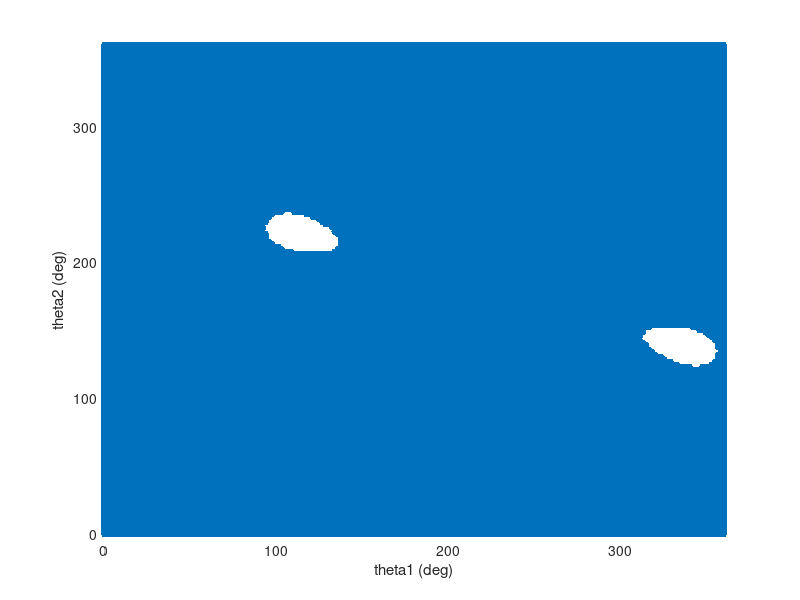
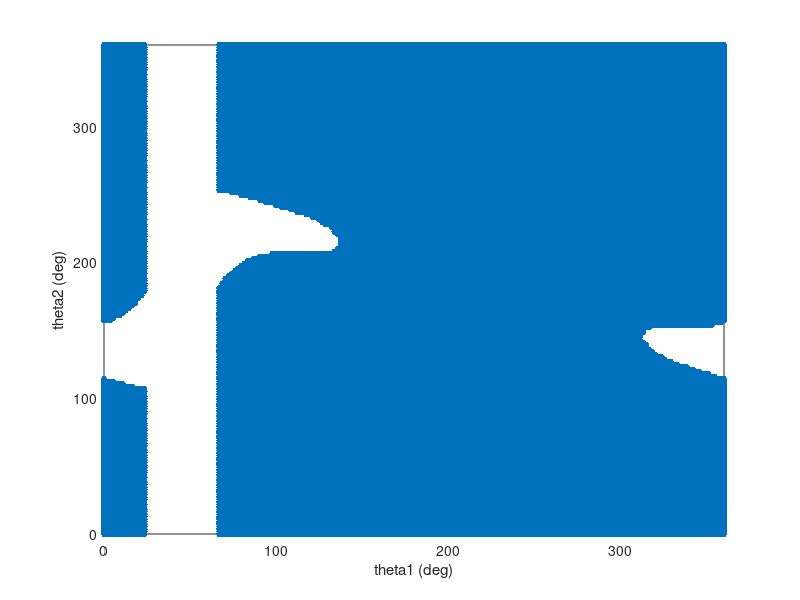

Here is the MATLAB script that generated these plots, in order:
clc;
clear;

l1 = 2;
l2 = 2;
po = 1/2*[2;2];
r = 1/2;

steps = 200;
theta1s = linspace(0, 2*pi, steps);
theta2s = linspace(0, 2*pi, steps);
valid_tips = [];

for i = 1:steps
    for j = 1:steps
        th1 = theta1s(i);
        th2 = theta2s(j);
        tip = [cos(th1)*l1+cos(th1+th2)*l2-po(1);
               sin(th1)*l1+sin(th1+th2)*l2-po(2)];
        if (r - norm(tip) <= 0 )
            valid_tips = [ valid_tips , [th1;th2]];
        end
    end
end
%valid_tips= valid_tips';
figure;
title('problem3 (a)');
valid_tips = rad2deg(valid_tips);
plot(valid_tips(1,:), valid_tips(2,:), '.', 'MarkerSize', 14);
xlabel('theta1 (deg)'); ylabel('theta2 (deg)');
xlim([0, 360]); ylim([0, 360]);
valid_tips = [];
valid_map = zeros(steps,steps);

for i = 1:steps
    for j = 1:steps
        th1 = theta1s(i);
        th2 = theta2s(j);

        d1 = [cos(th1);sin(th1)];
        s1 = min(max(0,po'*d1),l1);
        c1 = s1*d1;

        A2 = l1*d1;
        B2 = [cos(th1)*l1+cos(th1+th2)*l2;
               sin(th1)*l1+sin(th1+th2)*l2];
        d2 = [cos(th1+th2);sin(th1+th2)];
        s2 = (po-A2)'*d2;
        s2 = min(max(0,s2),l2);
        c2 = A2+s2*d2;
        if ( norm(c1-po) >= r && norm(c2-po) >= r)
            valid_tips = [ valid_tips , [th1;th2]];
        end
    end
end
%valid_tips= valid_tips';
figure;
title('problem3 (b)');
valid_tips = rad2deg(valid_tips);
plot(valid_tips(1,:), valid_tips(2,:), '.', 'MarkerSize', 14);
xlabel('theta1 (deg)'); ylabel('theta2 (deg)');
xlim([0, 360]); ylim([0, 360]);